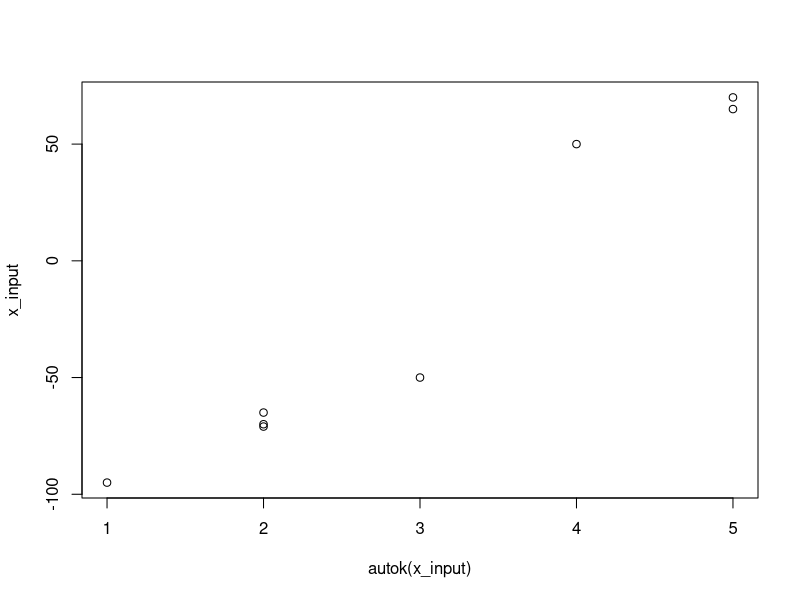

This chart was generated by the following R code:
library(dplyr)

x_input <- c(-95, -70, -65, -50, 50, 65, 70, -71)

hmean <- function(x, na.rm = FALSE) {
  if (na.rm) x <- x[!is.na(x)]

  length(x) / sum(1 / x)

}

autok <- function(x) {
  # sort input vector (this may be used later)
  xs <- sort(x, na.last = TRUE, index.return = TRUE)

  # remove missing values
  xo <- xs$x[!is.na(xs$x)]

  # normalize so that all data is between 0 and 1
  xn <- (xo - min(xo)) / (max(xo - min(xo)))

  # calculate distances between successive points
  dxn <- xn[-1] - xn[-length(xn)]

  # calculate k
  k <- c(1, (cumsum(dxn/hmean(dxn) > 2) + 1))

  # sort
  k[sort(xs$ix, index.return = TRUE)$ix]
}


plot(autok(x_input), x_input)

test <- c(NA, 100, 100, runif(9, 0, 1000)) %>% round(0)

sort(test, index.return = TRUE, na.last = TRUE) %>%
  as_tibble()
